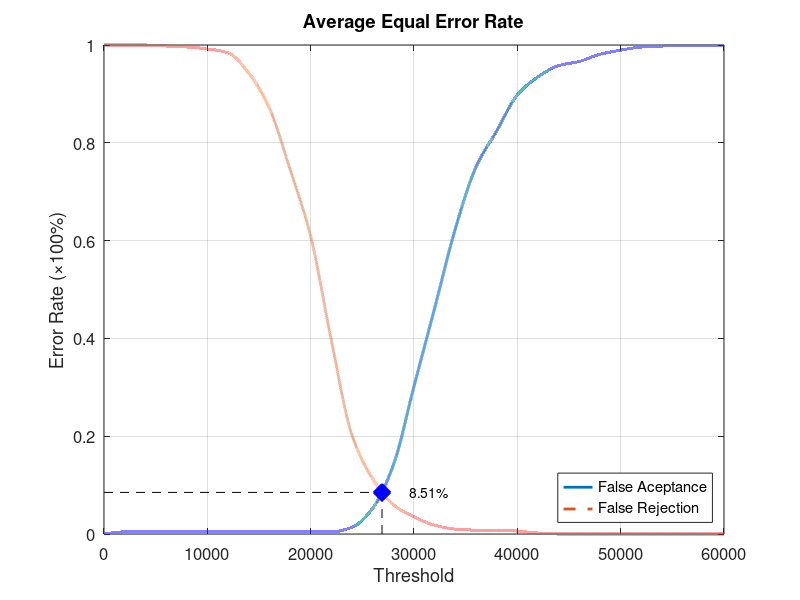
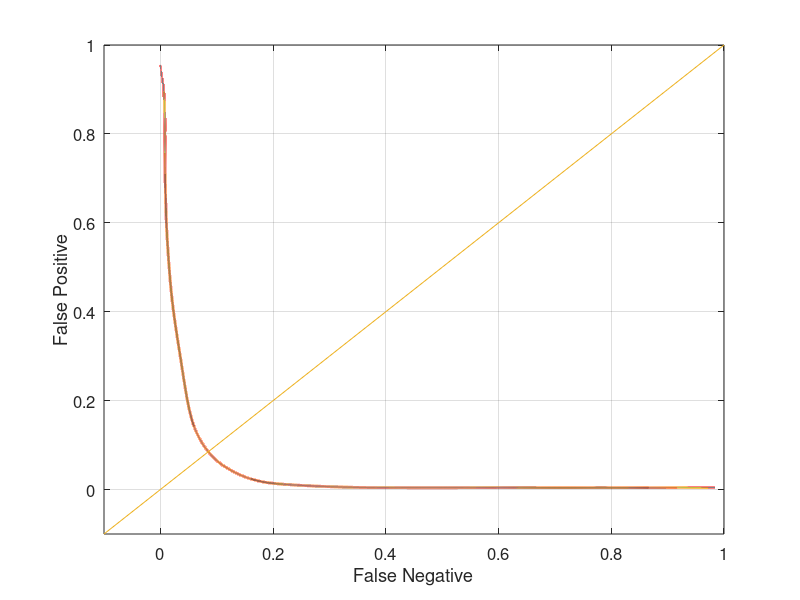

Recreate these plots in MATLAB, in order.
function yEER = Database3Average
close all;
clear;
clc;
x = 0:2000:60000;
xq = 0:0.5:60000;

y0 = [0 0.00421053 0.00421053 0.00421053 0.00421053 0.00421053 0.00421053 0.00421053 0.00421053 0.00421053 0.00421053 0.00421053 0.0136842 0.0526316 0.141053 0.302105 0.462105 0.62421 0.750526 0.824211 0.897895 0.934737 0.957895 0.966316 0.981053 0.989474 0.995789 0.997895 0.998947 0.998947 1];
yy0 = interp1(x, y0, xq, 'pchip');
y1 = [1 1 1 0.998 0.996 0.992 0.984 0.943 0.871 0.746 0.609 0.396 0.202 0.113 0.06 0.035 0.018 0.01 0.008 0.008 0.006 0.002 0 0 0 0 0 0 0 0 0];
yy1 = interp1(x, y1, xq, 'pchip');

% Calculating EER: 
y2 = abs(y0 - y1);
find(y2 == min(y2))
yy2 = abs(yy0 - yy1);
xEER = find(yy2 == min(yy2));
xEERIndex = xq(xEER) % X-axis EER
yEER = yy0(xEER) % Y-axis EER

main = figure
plot(xq, yy0,'-','LineWidth', 2);	hold on
plot(xq, yy1,'--','LineWidth', 2);	hold on
plot([xEERIndex xEERIndex], [0 yEER], 'k--');	hold on
plot([0 xEERIndex], [yEER yEER], 'k--');	hold on
plot(xEERIndex, yEER, 'bx', 'LineWidth', 10);	hold on
text(xEERIndex + 10 * xEERIndex / 100, yEER, [num2str(round((10000 * yEER)) / 100) '%'])
legend('False Aceptance', 'False Rejection', 'Location', 'SouthEast')
xlabel('Threshold')
ylabel('Error Rate (\times100%)')
title('Average Equal Error Rate')
set(gca, 'FontSize', 12)
axis([0 60000 0 1])
grid on

print(main, 'Database3AverageMain', '-dpng');
FNRxFPR = figure('Color', [1 1 1]);
plot(yy1, yy0, '-', yy1, yy0, 'LineWidth', 2);
hold on
y = -0.1:0.1:1
plot(y, y); 
set(gca, 'FontSize', 12)
xlabel('False Negative')
ylabel('False Positive')
axis([-0.1 1 -0.1 1])
set(gca, 'FontSize', 12)
grid on

print(FNRxFPR, 'Database3AverageFNRxFPR','-dpng');
end
